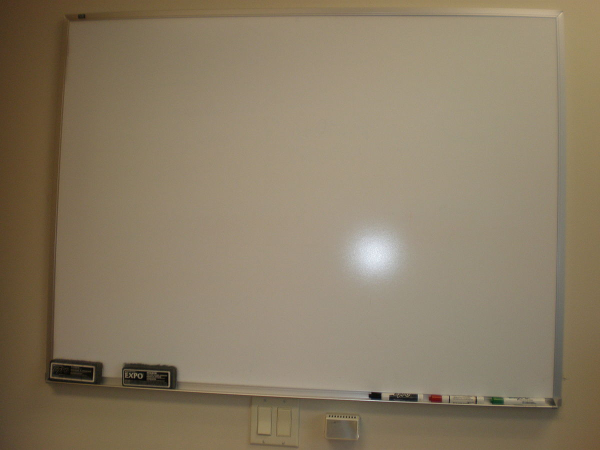
%> input picture Photos/whiteboard.JPG, 1200 x 900 px (shown at 1/2 size)
$ octave old.m   (GNU Octave 9; MATLAB toolbox functions it lacks are replaced by stand-ins)
%> lines starting %> are read from the running program, lines starting %| are printed output that depends on the picture; in (x1, y1, x2, y2) boxes, pixels count from 0 and x2, y2 are one past the last pixel; in counts of white or black regions, pixels touching at a corner belong together; the program's own positions count from 1
close all;
clc;

I = imread('Photos/whiteboard.jpg');
%> I is the input picture: size 900x1200x3 uint8; mean R, G, B 137.9, 124.3, 101.2
% I = imresize('removed.png',0.8);
I = imsharpen(I);
I_grey = rgb2gray(I);
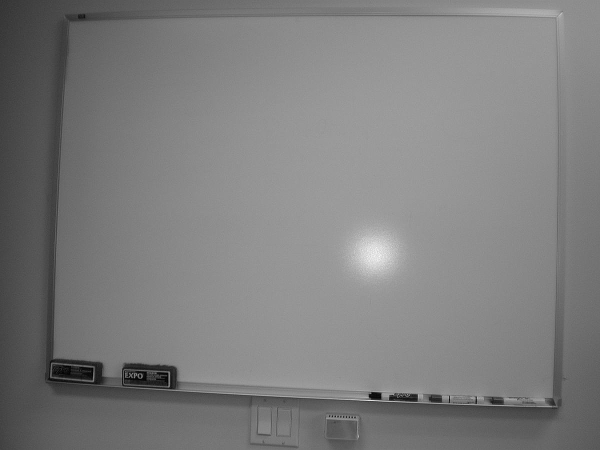
%> I_grey: size 900x1200 uint8 (shown at 1/2 size); min 0, max 255, mean 125.8
imshow(I);
title('Original Image');

% [6 lines of commented-out code are left out]
%%
clc;
% Compute line equations
% The Hough transform returns line equations of the form
%   cos(theta)*x + sin(theta)*y = rho
% We first sort the lines according to angle. Since the document is
% approximately rectangular, this groups the lines into parallel
% lines
% [Gx,Gy] = imgradientxy(I_grey);
% G = abs(Gx) + abs(Gy);
BW = edge(I_grey,'canny');
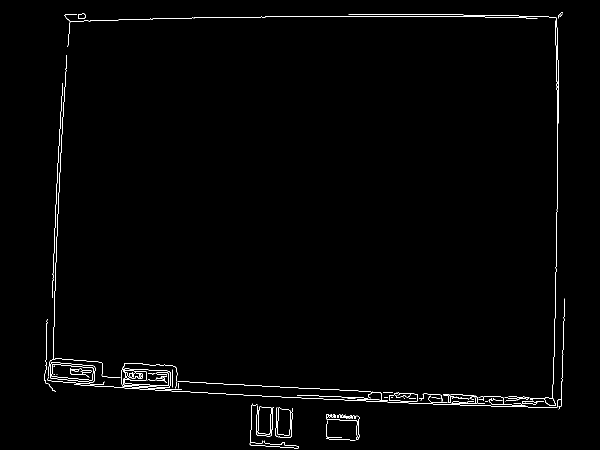
%> BW: size 900x1200 logical (shown at 1/2 size); 0.95% white in thin lines or dots, all inside (x1, y1, x2, y2) = (89, 24, 1130, 897)
[H,T,R] = hough(BW);
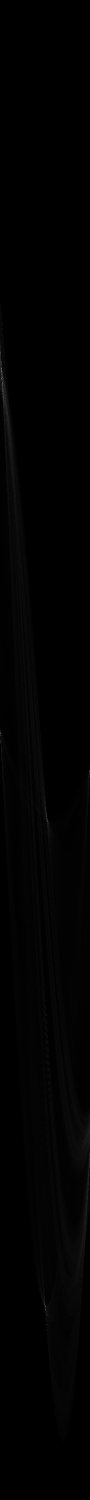
%> H: size 2999x180 double (shown at 1/2 size); min 0, max 463, mean 3.4; drawn with min black and max white
%> T = 180 values from -90 to 89; R = 2999 values from -1499 to 1499
[Width,Height] = size(BW);
%> Width = 900; Height = 1200
P  = houghpeaks(H,4,'threshold',0);
%> P = [757 4; 1543 180; 2614 91; 1630 93]
theta = T(P(:,2));
%> theta = [-87 89 0 2]
rho = R(P(:,1));
%> rho = [-743 43 1114 130]
%> (the run ends here)
